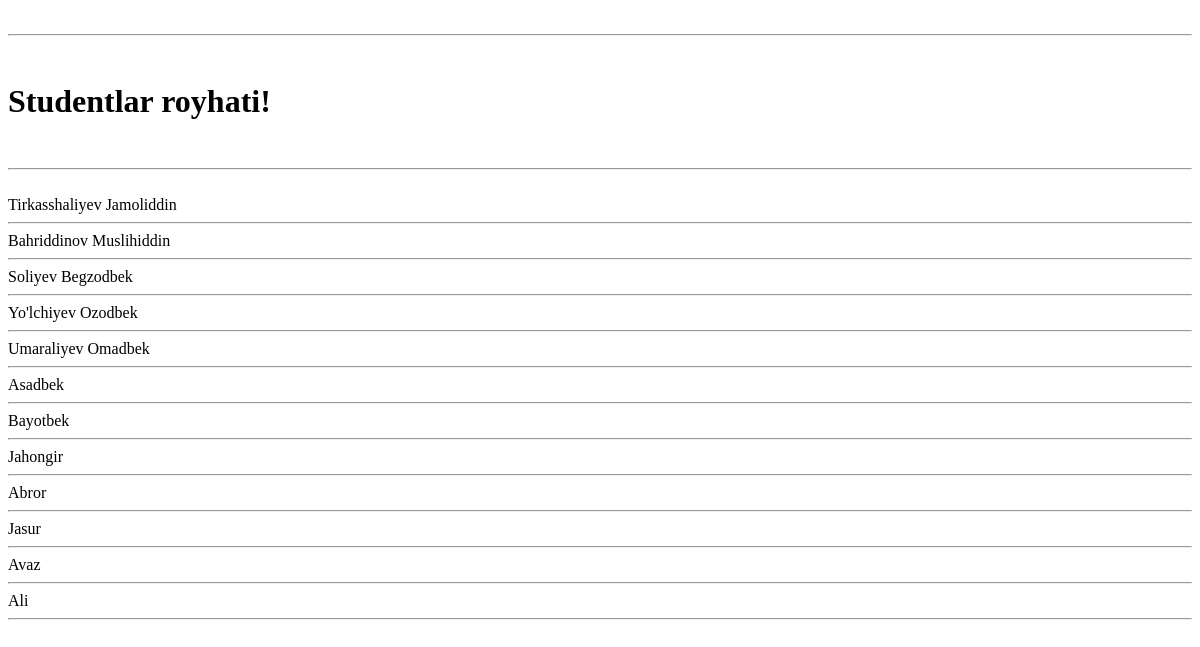
/oqigan/, run on an earlier commit of the app's database.
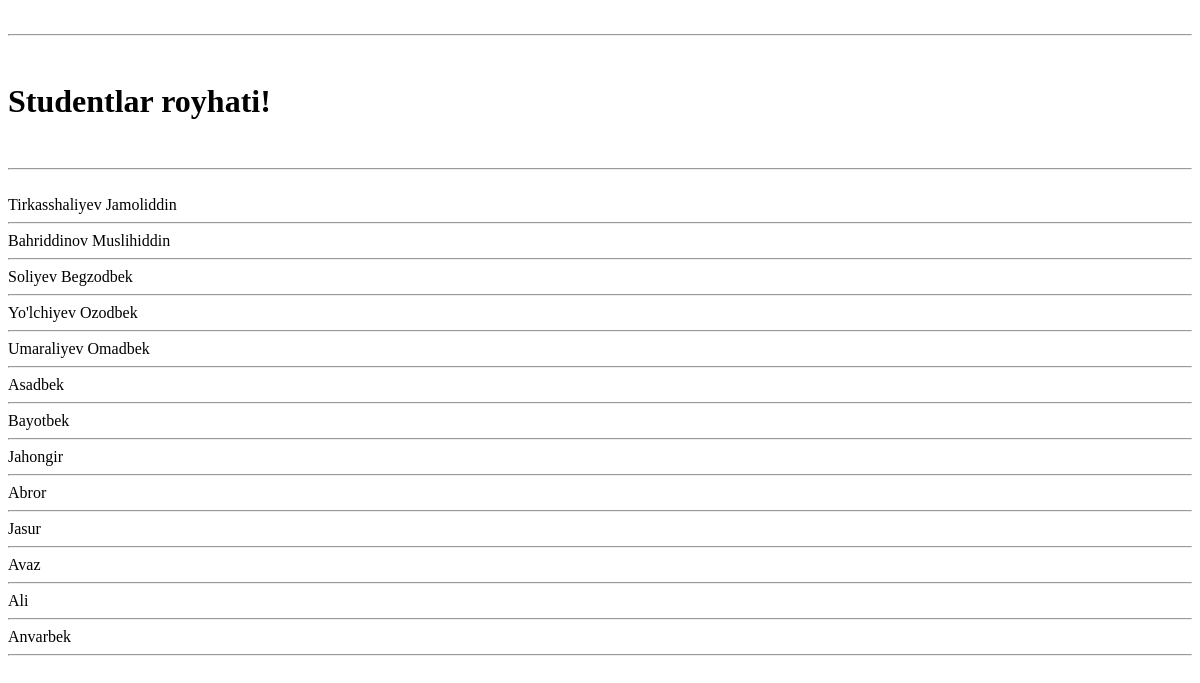
And on a later commit of the database.
### kutuxona/models.py (models this page shows, shortened)
class Talaba(models.Model):
    ism = models.CharField(max_length=30)
    kitoblar_soni = models.PositiveSmallIntegerField(default=0)
    kurs = models.PositiveSmallIntegerField()

### kutuxona/views.py (the view)
# urls.py: path('oqigan/', oqigan),
def oqigan(reqest):
    talaba = {
        "students": Talaba.objects.filter(kitoblar_soni__gt=0)
    }
    return render(reqest, 'Bitiruvchi.html', talaba)

### Templates/Bitiruvchi.html (shortened to what this page needs)
<!DOCTYPE html>
<html lang="en">
<head>
</head>
<body>
    <br>
    <hr>
    <br>
    <h1 id="sarlavha"><b>Studentlar royhati!</b></h1>
    <br>
    <hr>
    <br>
    {% for student in students %}
        <a>{{ student.ism}}</a>
        <hr>
    {% endfor %}
</body>
</html>

What changed in the data, as far as the page shows it:
added Talaba: ism "Anvarbek"
